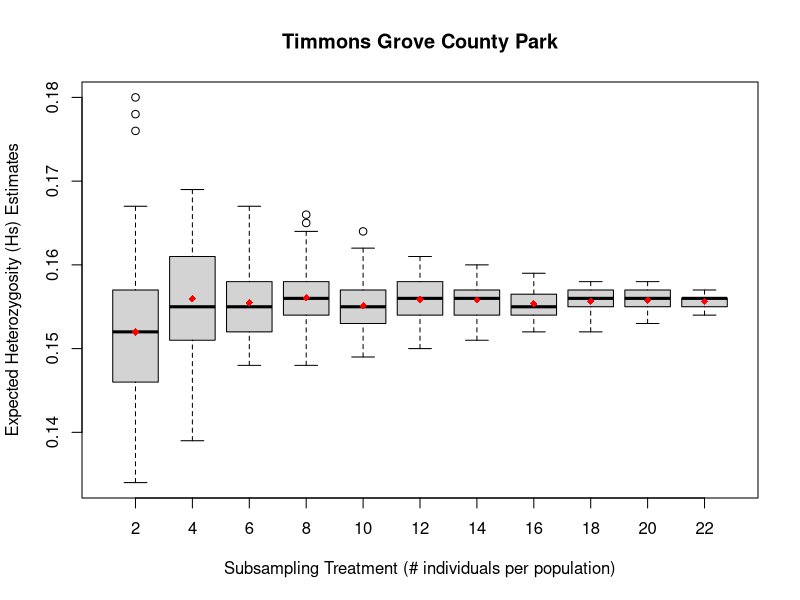

Generate this figure with R:
#####Example code for generating a boxplot, exactly as it should be entered into 'R'

setwd("/Users/jermaine/ISU_Projects/Webbhelix_Project/subproject--MinSampSize_for_Pop_Genomics/06_MinSampSize_Boxplots_InNOut_Files")
SNP<-read.csv('TGCP_Hs_SubSamp_Estimates_Boxplot_input.csv')
head(SNP)
boxplot(SNP$TGCP.Hs.estimates~SNP$Subsampling.group, xlab='Subsampling Treatment (# individuals per population)', ylab='Expected Heterozygosity (Hs) Estimates', main='Timmons Grove County Park')
means <- tapply(SNP$TGCP.Hs.estimates,SNP$Subsampling.group,mean)
points(means,col="red",pch=18)
#points(means,pch=3)

############################################################################################

#boxplot(SNP$SNP.error.rate~SNP$Parameter, xlab='Stacks parameter', ylab='SNP error rate', main='SNP')

#means <- tapply(SNP$SNP.error.rate,SNP$Parameter,mean)
#points(means,col="red",pch=18)
